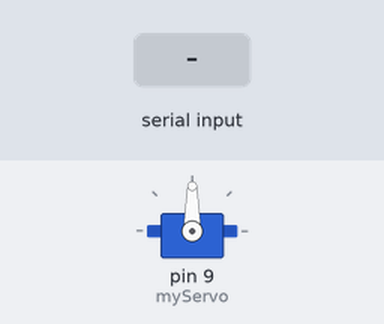
Simulated run of this sketch. Board: Arduino Uno, built with avr-gcc and run on an emulated ATmega328P. Shown: servo. The test bench sets the inputs (shaded band).

Above: at 1.2 s.
1.3 s: "30,150\n" received over Serial
At 1.9 s:
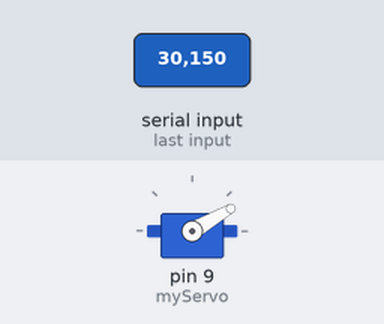
2.8 s: "5\n" received over Serial
At 4.0 s:
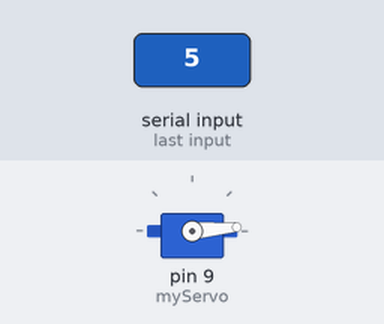
4.3 s: "90,45\n" received over Serial
At 5.3 s:
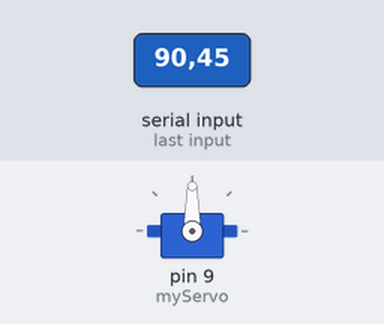
Timing chart, 0 to 7.3 s (numbered marks = the images above; inputs shaded):
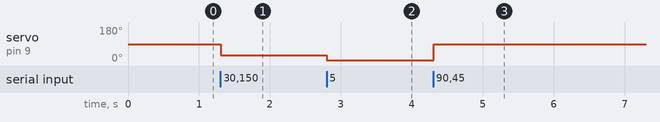

The sketch:

arduino_cheesy_jump.ino
```cpp
#include <Servo.h>

Servo myServo;  // Create a servo object
int currentAngle = 90;  // Start at 90° (center) position

void setup() {
  myServo.attach(9);  // Attach the servo to pin 9
  Serial.begin(9600); // Start serial communication
  myServo.write(currentAngle);  // Move servo to center position at start
}

void loop() {
  if (Serial.available() > 0) {
    String angleString = Serial.readStringUntil('\n');  // Read string until newline
    int angle = angleString.toInt();  // Convert the string to an integer
    if (angle >= 0 && angle <= 180) {
      myServo.write(angle);  // Move servo to the specified angle
      currentAngle = angle;  // Update current angle
      delay(20);  // Small delay for servo to reach position
    }
  }
  // The servo stays in the last position until a new command is received
}
```

Measured:
- after the input at 1.3 s, servo on pin 9 (myServo): 90° → 30° at once
- after the input at 2.8 s, servo on pin 9 (myServo): 30° → 5° at once
- after the input at 4.3 s, servo on pin 9 (myServo): 5° → 90° at once
